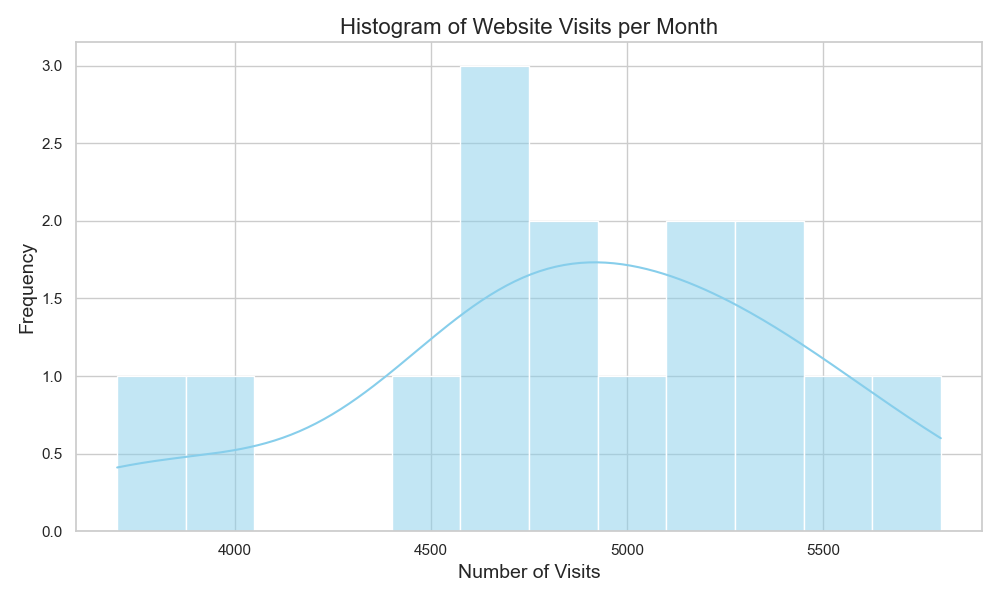

This chart was generated by the following Python code:

import seaborn as sns
import pandas as pd
import matplotlib.pyplot as plt

# Create the DataFrame from the provided data
data = [
    {'Month': 'January', 'Visits': 4500}, {'Month': 'February', 'Visits': 3700},
    {'Month': 'March', 'Visits': 4800}, {'Month': 'April', 'Visits': 5100},
    {'Month': 'May', 'Visits': 5300}, {'Month': 'June', 'Visits': 4900},
    {'Month': 'July', 'Visits': 4700}, {'Month': 'August', 'Visits': 4600},
    {'Month': 'September', 'Visits': 5200}, {'Month': 'October', 'Visits': 5500},
    {'Month': 'November', 'Visits': 5400}, {'Month': 'December', 'Visits': 5800},
    {'Month': 'January', 'Visits': 4650}, {'Month': 'February', 'Visits': 3900},
    {'Month': 'March', 'Visits': 4950}
]
df = pd.DataFrame(data)

# Set the aesthetic style of the plots
sns.set_style('whitegrid')

# Create the histogram
plt.figure(figsize=(10, 6))
hist_plot = sns.histplot(df['Visits'], bins=12, kde=True, color='skyblue')

# Add titles and labels
hist_plot.set_title('Histogram of Website Visits per Month', fontsize=16)
hist_plot.set_xlabel('Number of Visits', fontsize=14)
hist_plot.set_ylabel('Frequency', fontsize=14)

# Improve layout and display the plot
plt.tight_layout()
plt.show()
